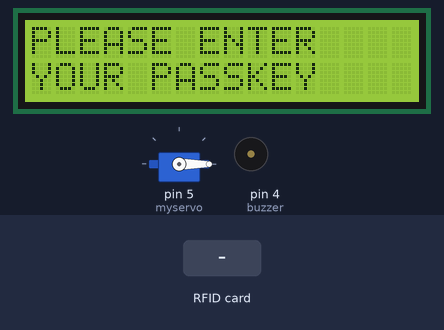
Bench run of a sketch on a simulated Arduino Uno, built with avr-gcc and run on an emulated ATmega328P. On the bench: 16×2 character LCD, servo, buzzer (waves = sounding, pin HIGH). Inputs (shaded band) come from the test bench. Pins used as bus, display or sensor lines are not drawn.

Above: at 4.3 s.
4.4 s: RFID card B4 5D 43 02 held to the reader
At 5.2 s:
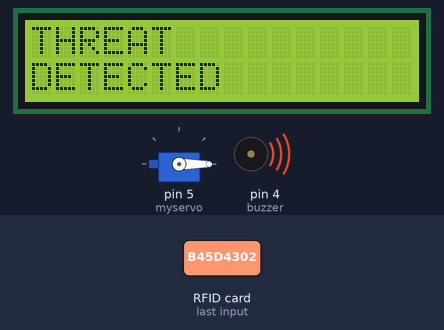
5.9 s: RFID card D3 FB 52 14 held to the reader
At 8.3 s:
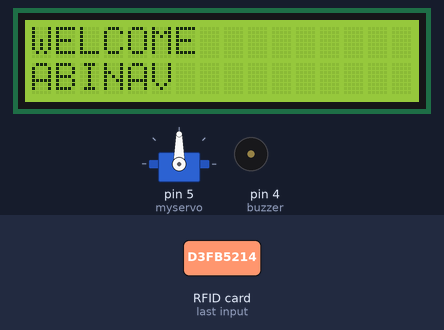
At 11.7 s:
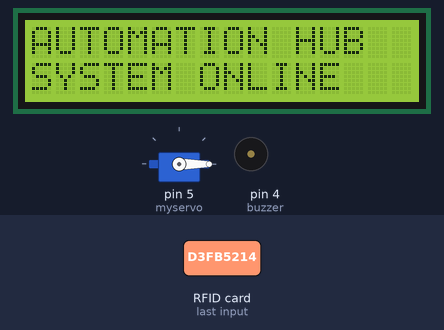
Timing chart, 0 to 13.2 s (numbered marks = the images above; inputs shaded):
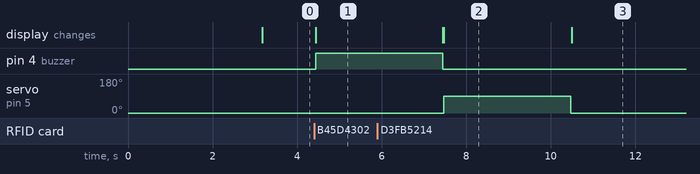

Measured:
- after the input at 4.4 s, pin 4 (buzzer): LOW → HIGH at once; the display: changes at once (image 1)
- after the input at 5.9 s, servo on pin 5 (myservo): 0° → 90° after 1.6 s, → 0° 3.0 s later; the display: first differs from a run without the input after 1.6 s (image 2)
- what the display in image 2 shows lasts 3.0 s, from 7.5 s to 10.5 s

The sketch:

smart_home_automation.ino
```cpp
#include <LiquidCrystal_I2C.h>
LiquidCrystal_I2C lcd(0x27, 16, 2);
#include <Servo.h>
Servo myservo;

#define buzzer 4
#include <SPI.h>
#include <MFRC522.h>
#define SS_PIN 10
#define RST_PIN 9
MFRC522 rfid(SS_PIN, RST_PIN);

String tagUID = "";
const String white = "B4 5D 43 02";  // Keep in uppercase for consistency
const String blue = "D3 FB 52 14";


void setup() {
  Serial.begin(9600);
  lcd.init();
  lcd.backlight();
  SPI.begin();
  rfid.PCD_Init();
  myservo.attach(5);
  pinMode(buzzer, OUTPUT);
  myservo.write(0);
  lcd.setCursor(0, 0);
  lcd.print("    SMART      ");
  lcd.setCursor(0, 1);
  lcd.print("HOME AUTOMATION");
  delay(3000);
  lcd.clear();
  lcd.setCursor(0, 0);
  lcd.print("PLEASE ENTER");
  lcd.setCursor(0, 1);
  lcd.print("YOUR PASSKEY");
}

void loop() {

  if (!rfid.PICC_IsNewCardPresent() || !rfid.PICC_ReadCardSerial()) {
    return;
  }

  // Build the UID string
  tagUID = "";
  for (byte i = 0; i < rfid.uid.size; i++) {
    if (rfid.uid.uidByte[i] < 0x10) tagUID += "0";  // Add leading zero
    tagUID += String(rfid.uid.uidByte[i], HEX);
    if (i < rfid.uid.size - 1) tagUID += " ";
  }
  tagUID.toUpperCase();  // Convert to uppercase for consistency

  rfid.PICC_HaltA();  // Halt the card


  // Serial.print("Temperature: ");

  if (tagUID == blue) {

    lcd.clear();
    lcd.setCursor(0, 0);
    lcd.print("WELCOME");
    lcd.setCursor(0, 1);
    lcd.print("ABINAV");

    digitalWrite(buzzer, LOW);
    myservo.write(90);
    delay(3000);
    myservo.write(0);
lcd.clear();
lcd.setCursor(0, 0);
lcd.print("AUTOMATION HUB");
lcd.setCursor(0, 1);
lcd.print("SYSTEM ONLINE");


  }

  else if (tagUID == white) {
    lcd.clear();
    lcd.setCursor(0, 0);
    lcd.print("THREAT");
    lcd.setCursor(0, 1);
    lcd.print("DETECTED");
    myservo.write(0);
    digitalWrite(buzzer, HIGH);
    delay(3000);
    digitalWrite(buzzer, LOW);
    lcd.clear();
  } else {
    digitalWrite(buzzer, LOW);
    myservo.write(0);
  }

}
```

simple.c
```cpp
#include <stdio.h>

int main() {
    printf("Hello, GitHub!\n");
    return 0;
}
```
